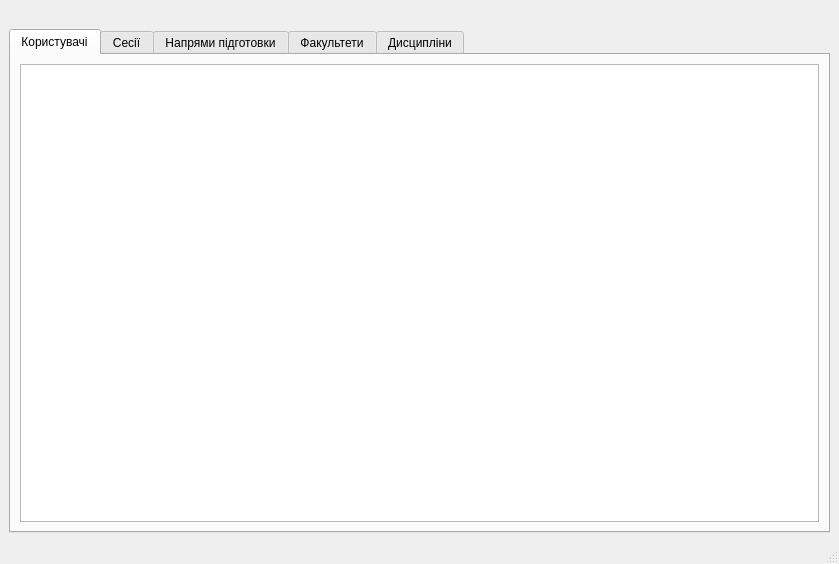
<?xml version="1.0" encoding="UTF-8"?>
<ui version="4.0">
 <class>mainAdminForm</class>
 <widget class="QMainWindow" name="mainAdminForm">
  <property name="geometry">
   <rect>
    <x>0</x>
    <y>0</y>
    <width>839</width>
    <height>564</height>
   </rect>
  </property>
  <property name="windowTitle">
   <string>MainWindow</string>
  </property>
  <widget class="QWidget" name="centralwidget">
   <layout class="QGridLayout" name="gridLayout">
    <item row="0" column="0">
     <widget class="QLabel" name="label">
      <property name="text">
       <string/>
      </property>
     </widget>
    </item>
    <item row="1" column="0">
     <widget class="QTabWidget" name="tabWidget">
      <property name="currentIndex">
       <number>0</number>
      </property>
      <widget class="QWidget" name="tab_4">
       <attribute name="title">
        <string>Користувачі</string>
       </attribute>
       <layout class="QGridLayout" name="gridLayout_3">
        <item row="0" column="0">
         <widget class="QTableView" name="tableView_users"/>
        </item>
       </layout>
      </widget>
      <widget class="QWidget" name="tab">
       <attribute name="title">
        <string>Сесії</string>
       </attribute>
       <layout class="QGridLayout" name="gridLayout_2">
        <item row="0" column="0">
         <widget class="QGroupBox" name="groupBox">
          <property name="title">
           <string>Додавання сесії</string>
          </property>
          <widget class="QPushButton" name="pushButton">
           <property name="geometry">
            <rect>
             <x>10</x>
             <y>140</y>
             <width>161</width>
             <height>23</height>
            </rect>
           </property>
           <property name="text">
            <string>Додати</string>
           </property>
          </widget>
          <widget class="QLabel" name="label_9">
           <property name="geometry">
            <rect>
             <x>10</x>
             <y>50</y>
             <width>70</width>
             <height>16</height>
            </rect>
           </property>
           <property name="text">
            <string>Спеціальність</string>
           </property>
          </widget>
          <widget class="QComboBox" name="DepartmentscomboBox_add">
           <property name="geometry">
            <rect>
             <x>90</x>
             <y>50</y>
             <width>361</width>
             <height>20</height>
            </rect>
           </property>
          </widget>
          <widget class="QComboBox" name="FacultiescomboBox_add">
           <property name="geometry">
            <rect>
             <x>90</x>
             <y>20</y>
             <width>361</width>
             <height>20</height>
            </rect>
           </property>
          </widget>
          <widget class="QLabel" name="label_10">
           <property name="geometry">
            <rect>
             <x>10</x>
             <y>20</y>
             <width>56</width>
             <height>16</height>
            </rect>
           </property>
           <property name="text">
            <string>Факультет</string>
           </property>
          </widget>
          <widget class="QDateEdit" name="dateEdit_2">
           <property name="geometry">
            <rect>
             <x>90</x>
             <y>110</y>
             <width>81</width>
             <height>20</height>
            </rect>
           </property>
           <property name="calendarPopup">
            <bool>true</bool>
           </property>
          </widget>
          <widget class="QLabel" name="label_3">
           <property name="geometry">
            <rect>
             <x>10</x>
             <y>110</y>
             <width>33</width>
             <height>16</height>
            </rect>
           </property>
           <property name="text">
            <string>Кінець</string>
           </property>
          </widget>
          <widget class="QLabel" name="label_2">
           <property name="geometry">
            <rect>
             <x>11</x>
             <y>81</y>
             <width>43</width>
             <height>16</height>
            </rect>
           </property>
           <property name="text">
            <string>Початок</string>
           </property>
          </widget>
          <widget class="QDateEdit" name="dateEdit">
           <property name="geometry">
            <rect>
             <x>90</x>
             <y>80</y>
             <width>81</width>
             <height>20</height>
            </rect>
           </property>
           <property name="calendarPopup">
            <bool>true</bool>
           </property>
          </widget>
          <zorder>label_9</zorder>
          <zorder>DepartmentscomboBox_add</zorder>
          <zorder>FacultiescomboBox_add</zorder>
          <zorder>label_10</zorder>
          <zorder>dateEdit_2</zorder>
          <zorder>label_3</zorder>
          <zorder>label_2</zorder>
          <zorder>dateEdit</zorder>
          <zorder>pushButton</zorder>
         </widget>
        </item>
        <item row="0" column="1">
         <widget class="QGroupBox" name="groupBox_2">
          <property name="title">
           <string>Редагування сесій</string>
          </property>
          <widget class="QComboBox" name="FacultiescomboBox">
           <property name="geometry">
            <rect>
             <x>100</x>
             <y>20</y>
             <width>311</width>
             <height>20</height>
            </rect>
           </property>
          </widget>
          <widget class="QLabel" name="label_7">
           <property name="geometry">
            <rect>
             <x>20</x>
             <y>20</y>
             <width>56</width>
             <height>16</height>
            </rect>
           </property>
           <property name="text">
            <string>Факультет</string>
           </property>
          </widget>
          <widget class="QComboBox" name="DepartmentscomboBox">
           <property name="geometry">
            <rect>
             <x>100</x>
             <y>50</y>
             <width>311</width>
             <height>20</height>
            </rect>
           </property>
          </widget>
          <widget class="QLabel" name="label_8">
           <property name="geometry">
            <rect>
             <x>20</x>
             <y>50</y>
             <width>71</width>
             <height>20</height>
            </rect>
           </property>
           <property name="text">
            <string>Спеціальність</string>
           </property>
          </widget>
          <widget class="QTableView" name="tableView">
           <property name="geometry">
            <rect>
             <x>10</x>
             <y>140</y>
             <width>441</width>
             <height>192</height>
            </rect>
           </property>
          </widget>
          <widget class="QLabel" name="facid">
           <property name="geometry">
            <rect>
             <x>420</x>
             <y>20</y>
             <width>46</width>
             <height>13</height>
            </rect>
           </property>
           <property name="text">
            <string/>
           </property>
          </widget>
          <widget class="QLabel" name="depid">
           <property name="geometry">
            <rect>
             <x>420</x>
             <y>50</y>
             <width>46</width>
             <height>13</height>
            </rect>
           </property>
           <property name="text">
            <string/>
           </property>
          </widget>
         </widget>
        </item>
       </layout>
       <zorder>groupBox_2</zorder>
       <zorder>groupBox</zorder>
      </widget>
      <widget class="QWidget" name="tab_5">
       <attribute name="title">
        <string>Напрями підготовки</string>
       </attribute>
       <widget class="QComboBox" name="Direction_comboBox">
        <property name="geometry">
         <rect>
          <x>140</x>
          <y>20</y>
          <width>341</width>
          <height>22</height>
         </rect>
        </property>
       </widget>
       <widget class="QLineEdit" name="NameDirection">
        <property name="geometry">
         <rect>
          <x>140</x>
          <y>60</y>
          <width>341</width>
          <height>20</height>
         </rect>
        </property>
       </widget>
       <widget class="QPushButton" name="addDirectionButton">
        <property name="geometry">
         <rect>
          <x>140</x>
          <y>100</y>
          <width>75</width>
          <height>23</height>
         </rect>
        </property>
        <property name="text">
         <string>Додати</string>
        </property>
       </widget>
       <widget class="QLabel" name="label_4">
        <property name="geometry">
         <rect>
          <x>10</x>
          <y>60</y>
          <width>111</width>
          <height>16</height>
         </rect>
        </property>
        <property name="text">
         <string>Назва спеціальності</string>
        </property>
       </widget>
      </widget>
      <widget class="QWidget" name="tab_2">
       <attribute name="title">
        <string>Факультети</string>
       </attribute>
       <layout class="QGridLayout" name="gridLayout_6">
        <item row="0" column="0">
         <widget class="QGroupBox" name="groupBox_4">
          <property name="title">
           <string/>
          </property>
          <layout class="QGridLayout" name="gridLayout_5">
           <item row="1" column="0">
            <widget class="QLabel" name="label_6">
             <property name="text">
              <string>Адреса</string>
             </property>
            </widget>
           </item>
           <item row="0" column="1">
            <widget class="QLineEdit" name="NameOfFacultieslineEdit"/>
           </item>
           <item row="4" column="0" colspan="2">
            <widget class="QPushButton" name="AddFacultiesButton">
             <property name="text">
              <string>Додати</string>
             </property>
            </widget>
           </item>
           <item row="0" column="0">
            <widget class="QLabel" name="label_5">
             <property name="text">
              <string>Назва</string>
             </property>
            </widget>
           </item>
           <item row="1" column="1">
            <widget class="QLineEdit" name="AdressOfFaculties"/>
           </item>
           <item row="2" column="1">
            <widget class="QLineEdit" name="TelephonLFaculties"/>
           </item>
           <item row="2" column="0">
            <widget class="QLabel" name="label_11">
             <property name="text">
              <string>Телефон</string>
             </property>
            </widget>
           </item>
          </layout>
         </widget>
        </item>
        <item row="1" column="0">
         <widget class="QGroupBox" name="groupBox_3">
          <property name="title">
           <string/>
          </property>
          <layout class="QGridLayout" name="gridLayout_4">
           <item row="0" column="0">
            <widget class="QTableView" name="Faculties_"/>
           </item>
          </layout>
         </widget>
        </item>
       </layout>
      </widget>
      <widget class="QWidget" name="tab_3">
       <attribute name="title">
        <string>Дисципліни</string>
       </attribute>
      </widget>
     </widget>
    </item>
   </layout>
  </widget>
  <widget class="QMenuBar" name="menubar">
   <property name="geometry">
    <rect>
     <x>0</x>
     <y>0</y>
     <width>839</width>
     <height>21</height>
    </rect>
   </property>
  </widget>
  <widget class="QStatusBar" name="statusbar"/>
 </widget>
 <resources/>
 <connections/>
</ui>
